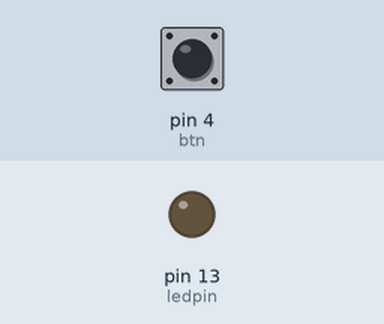
Simulated run of this sketch. Board: Arduino Uno, built with avr-gcc and run on an emulated ATmega328P. On the bench: output pins drawn as LEDs (lit = HIGH). The test bench sets the inputs (shaded band); at power-on: pin 4 (btn) LOW.

Above: at 1.2 s.
1.3 s: pin 4 (btn) pulled HIGH for 0.15 s
At 1.37 s:
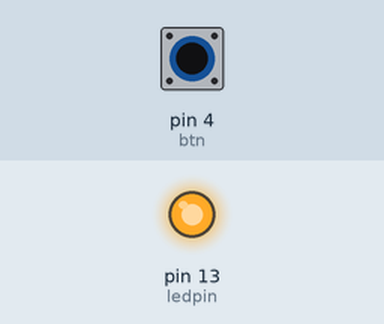
2.9 s: pin 4 (btn) pulled HIGH for 3.2 s
At 6.5 s:
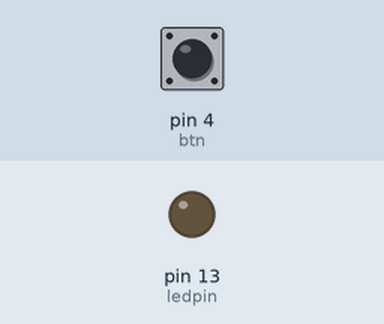
Timing chart, 0 to 8.0 s (numbered marks = the images above; inputs shaded):
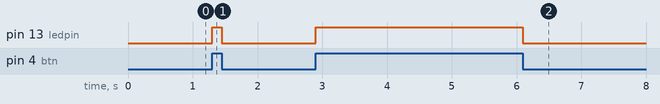

Measured:
- after the input at 1.3 s, pin 13 (ledpin): LOW → HIGH at once, → LOW 0.15 s later
- after the input at 2.9 s, pin 13 (ledpin): LOW → HIGH at once, → LOW 3.2 s later

The sketch:

button_with_arduino.ino
```cpp
int btn = 4;
int ledpin = 13;
int btn_state=0;
void setup()
{
 pinMode(btn,INPUT);
 pinMode(ledpin,OUTPUT);
}

void loop()
{
 btn_state=digitalRead(btn);
 if(btn_state==HIGH)
 {
  digitalWrite(ledpin,HIGH);
 }
 else
 {
  digitalWrite(ledpin,LOW);
 }

}
```
